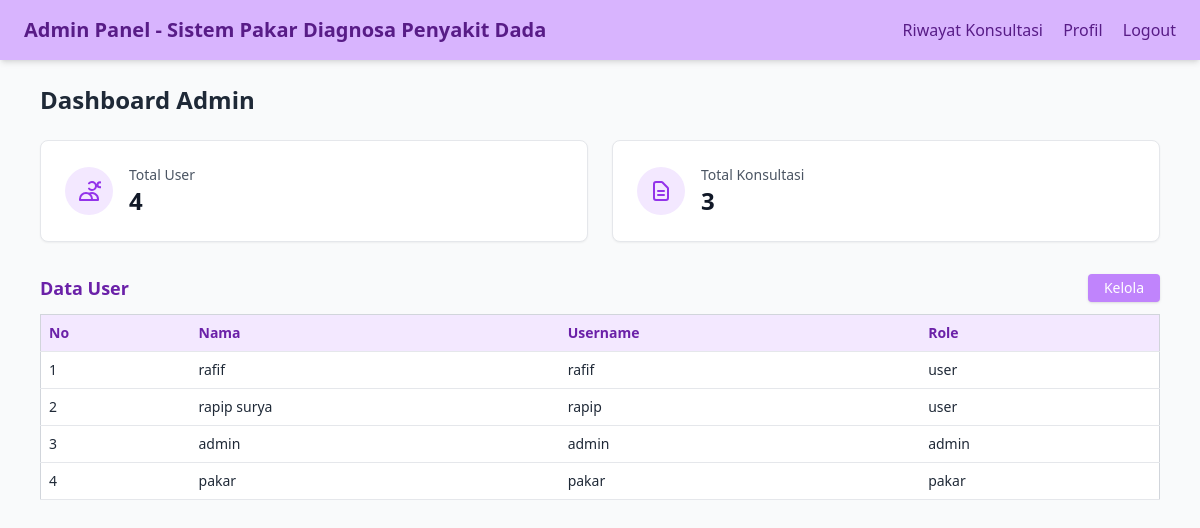
The app's page /Admin/dashboard_admin.php (signed in) with its own data.
### tables this page shows
CREATE TABLE `user` (
  `id_user` int NOT NULL,
  `nama` varchar(100) NOT NULL,
  `username` varchar(50) NOT NULL,
  `password` varchar(255) NOT NULL,
  `role` enum('admin','user','pakar') NOT NULL
);

### Admin/dashboard_admin.php (the view, shortened to what this page needs)
<?php
    include '../Auth/connect.php';
    $user = [];
    $resultUser = $conn->query("SELECT * FROM user ORDER BY id_user ASC");
    while ($row = $resultUser->fetch_assoc()) {
        $user[] = $row;
    }
    $totalKonsultasi = 0;
    $resultKonsultasi = $conn->query("SELECT COUNT(*) as total FROM riwayat_konsultasi");
    if ($resultKonsultasi) {
        $row = $resultKonsultasi->fetch_assoc();
        $totalKonsultasi = $row['total'];
    }
?>
<!DOCTYPE html>
<html lang="id">
    <head>
        <script src="https://cdn.tailwindcss.com"></script>
    </head>
    <body class="bg-gray-50 text-gray-800">
        <nav class="flex items-center justify-between bg-purple-300 text-purple-900 px-6 py-4 shadow-md">
            <h2 class="text-xl font-bold">Admin Panel - Sistem Pakar Diagnosa Penyakit Dada</h2>
            <div class="space-x-4">
                <a href="riwayat_konsultasi.php" class="hover:underline font-medium">Riwayat Konsultasi</a>
                <a href="profil.php" class="hover:underline font-medium">Profil</a>
                <a href="../Auth/logout.php" class="hover:underline font-medium">Logout</a>
            </div>
        </nav>
        <div class="max-w-6xl mx-auto px-4 py-6">
            <h1 class="text-2xl font-semibold mb-6">Dashboard Admin</h1>
            <div class="grid grid-cols-1 md:grid-cols-2 gap-6 mb-8">
                <div class="bg-white p-6 rounded-lg shadow-sm border border-gray-200">
                    <div class="flex items-center">
                        <div class="bg-purple-100 p-3 rounded-full">
                            <svg class="w-6 h-6 text-purple-600" fill="none" stroke="currentColor" viewBox="0 0 24 24">
                                <path stroke-linecap="round" stroke-linejoin="round" stroke-width="2" d="M12 4.354a4 4 0 110 5.292M15 21H3v-1a6 6 0 0112 0v1zm0 0h6v-1a6 6 0 00-9-5.197m13.5-9a2.5 2.5 0 11-5 0 2.5 2.5 0 015 0z"></path>
                            </svg>
                        </div>
                        <div class="ml-4">
                            <p class="text-sm font-medium text-gray-600">Total User</p>
                            <p class="text-2xl font-semibold text-gray-900"><?= count($user) ?></p>
                        </div>
                    </div>
                </div>
                <div class="bg-white p-6 rounded-lg shadow-sm border border-gray-200">
                    <div class="flex items-center">
                        <div class="bg-purple-100 p-3 rounded-full">
                            <svg class="w-6 h-6 text-purple-600" fill="none" stroke="currentColor" viewBox="0 0 24 24">
                                <path stroke-linecap="round" stroke-linejoin="round" stroke-width="2" d="M9 12h6m-6 4h6m2 5H7a2 2 0 01-2-2V5a2 2 0 012-2h5.586a1 1 0 01.707.293l5.414 5.414a1 1 0 01.293.707V19a2 2 0 01-2 2z"></path>
                            </svg>
                        </div>
                        <div class="ml-4">
                            <p class="text-sm font-medium text-gray-600">Total Konsultasi</p>
                            <p class="text-2xl font-semibold text-gray-900"><?= $totalKonsultasi ?></p>
                        </div>
                    </div>
                </div>
            </div>
            <?php
            function render_section($title, $data, $headers, $link, $columns) {
                echo '
                <div class="mb-10">
                    <div class="flex items-center justify-between mb-3">
                        <h2 class="text-lg font-bold text-purple-800">' . $title . '</h2>
                        <a href="' . $link . '" class="bg-purple-400 hover:bg-purple-500 text-white px-4 py-1 rounded shadow text-sm">Kelola</a>
                    </div>
                    <div class="overflow-x-auto">
                        <table class="min-w-full bg-white border border-gray-300 shadow-sm rounded">
                            <thead class="bg-purple-100 text-purple-800">
                                <tr>';
                foreach ($headers as $head) {
                    echo '<th class="p-2 border-b text-left text-sm">' . $head . '</th>';
                }
                echo '</tr></thead><tbody>';
                foreach ($data as $i => $row) {
                    echo '<tr class="hover:bg-purple-50">';
                    echo '<td class="p-2 border-b text-sm">' . ($i + 1) . '</td>';
                    foreach ($columns as $col) {
                        echo '<td class="p-2 border-b text-sm">' . htmlspecialchars($row[$col]) . '</td>';
                    }
                    echo '</tr>';
                }
                echo '</tbody></table></div></div>';
            }
            render_section('Data User', $user, ['No', 'Nama', 'Username', 'Role'], 'user.php', ['nama', 'username', 'role']);
            ?>
        </div>
    </body>
</html>

### records on screen
user: nama "rafif", username "rafif", role "user"
user: nama "rapip surya", username "rapip", role "user"
user: nama "admin", username "admin", role "admin"
user: nama "pakar", username "pakar", role "pakar"

### other values on screen
count($user) "4"
$totalKonsultasi "3"
$title "Data User"
$head "No"
$head "Nama"
$head "Username"
$head "Role"
